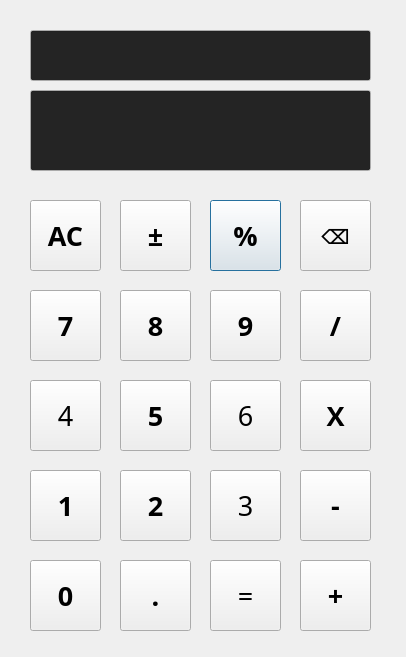
<?xml version="1.0" encoding="UTF-8"?>
<ui version="4.0">
 <class>Dialog</class>
 <widget class="QDialog" name="Dialog">
  <property name="geometry">
   <rect>
    <x>0</x>
    <y>0</y>
    <width>406</width>
    <height>657</height>
   </rect>
  </property>
  <property name="palette">
   <palette>
    <active>
     <colorrole role="Base">
      <brush brushstyle="SolidPattern">
       <color alpha="255">
        <red>119</red>
        <green>118</green>
        <blue>123</blue>
       </color>
      </brush>
     </colorrole>
    </active>
    <inactive>
     <colorrole role="Base">
      <brush brushstyle="SolidPattern">
       <color alpha="255">
        <red>36</red>
        <green>36</green>
        <blue>36</blue>
       </color>
      </brush>
     </colorrole>
    </inactive>
    <disabled>
     <colorrole role="Base">
      <brush brushstyle="SolidPattern">
       <color alpha="255">
        <red>50</red>
        <green>50</green>
        <blue>50</blue>
       </color>
      </brush>
     </colorrole>
    </disabled>
   </palette>
  </property>
  <property name="windowTitle">
   <string>Dialog</string>
  </property>
  <property name="styleSheet">
   <string notr="true">font: 700 20pt &quot;Ubuntu Mono&quot;;</string>
  </property>
  <widget class="QPushButton" name="pushButton_mod">
   <property name="geometry">
    <rect>
     <x>210</x>
     <y>200</y>
     <width>71</width>
     <height>71</height>
    </rect>
   </property>
   <property name="font">
    <font>
     <family>Ubuntu Sans</family>
     <pointsize>20</pointsize>
     <italic>false</italic>
     <bold>true</bold>
    </font>
   </property>
   <property name="styleSheet">
    <string notr="true">font: 600 20pt &quot;Ubuntu Sans&quot;;</string>
   </property>
   <property name="text">
    <string>%</string>
   </property>
  </widget>
  <widget class="QPushButton" name="pushButton_sign">
   <property name="geometry">
    <rect>
     <x>120</x>
     <y>200</y>
     <width>71</width>
     <height>71</height>
    </rect>
   </property>
   <property name="font">
    <font>
     <family>Ubuntu Sans</family>
     <pointsize>20</pointsize>
     <italic>false</italic>
     <bold>true</bold>
    </font>
   </property>
   <property name="styleSheet">
    <string notr="true">font: 600 20pt &quot;Ubuntu Sans&quot;;</string>
   </property>
   <property name="text">
    <string>±</string>
   </property>
  </widget>
  <widget class="QPushButton" name="pushButton_all_clear">
   <property name="geometry">
    <rect>
     <x>30</x>
     <y>200</y>
     <width>71</width>
     <height>71</height>
    </rect>
   </property>
   <property name="font">
    <font>
     <family>Ubuntu Sans</family>
     <pointsize>20</pointsize>
     <italic>false</italic>
     <bold>true</bold>
    </font>
   </property>
   <property name="styleSheet">
    <string notr="true">font: 600 20pt &quot;Ubuntu Sans&quot;;</string>
   </property>
   <property name="text">
    <string>AC</string>
   </property>
  </widget>
  <widget class="QPushButton" name="pushButton_9">
   <property name="geometry">
    <rect>
     <x>210</x>
     <y>290</y>
     <width>71</width>
     <height>71</height>
    </rect>
   </property>
   <property name="font">
    <font>
     <family>Ubuntu Mono</family>
     <pointsize>20</pointsize>
     <italic>false</italic>
     <bold>true</bold>
    </font>
   </property>
   <property name="text">
    <string>9</string>
   </property>
  </widget>
  <widget class="QPushButton" name="pushButton_7">
   <property name="geometry">
    <rect>
     <x>30</x>
     <y>290</y>
     <width>71</width>
     <height>71</height>
    </rect>
   </property>
   <property name="font">
    <font>
     <family>Ubuntu Sans</family>
     <pointsize>20</pointsize>
     <italic>false</italic>
     <bold>true</bold>
    </font>
   </property>
   <property name="styleSheet">
    <string notr="true">font: 600 20pt &quot;Ubuntu Sans&quot;;</string>
   </property>
   <property name="text">
    <string>7</string>
   </property>
  </widget>
  <widget class="QPushButton" name="pushButton_8">
   <property name="geometry">
    <rect>
     <x>120</x>
     <y>290</y>
     <width>71</width>
     <height>71</height>
    </rect>
   </property>
   <property name="font">
    <font>
     <family>Ubuntu Sans</family>
     <pointsize>20</pointsize>
     <italic>false</italic>
     <bold>true</bold>
    </font>
   </property>
   <property name="styleSheet">
    <string notr="true">font: 600 20pt &quot;Ubuntu Sans&quot;;</string>
   </property>
   <property name="text">
    <string>8</string>
   </property>
  </widget>
  <widget class="QPushButton" name="pushButton_div">
   <property name="geometry">
    <rect>
     <x>300</x>
     <y>290</y>
     <width>71</width>
     <height>71</height>
    </rect>
   </property>
   <property name="font">
    <font>
     <family>Ubuntu Sans</family>
     <pointsize>20</pointsize>
     <italic>false</italic>
     <bold>true</bold>
    </font>
   </property>
   <property name="styleSheet">
    <string notr="true">font: 600 20pt &quot;Ubuntu Sans&quot;;</string>
   </property>
   <property name="text">
    <string>/</string>
   </property>
  </widget>
  <widget class="QPushButton" name="pushButton_mul">
   <property name="geometry">
    <rect>
     <x>300</x>
     <y>380</y>
     <width>71</width>
     <height>71</height>
    </rect>
   </property>
   <property name="font">
    <font>
     <family>Ubuntu Sans</family>
     <pointsize>20</pointsize>
     <italic>false</italic>
     <bold>true</bold>
    </font>
   </property>
   <property name="styleSheet">
    <string notr="true">font: 600 20pt &quot;Ubuntu Sans&quot;;</string>
   </property>
   <property name="text">
    <string>X</string>
   </property>
  </widget>
  <widget class="QPushButton" name="pushButton_6">
   <property name="geometry">
    <rect>
     <x>210</x>
     <y>380</y>
     <width>71</width>
     <height>71</height>
    </rect>
   </property>
   <property name="font">
    <font>
     <family>Ubuntu Sans Mono</family>
     <pointsize>20</pointsize>
     <italic>false</italic>
     <bold>false</bold>
    </font>
   </property>
   <property name="styleSheet">
    <string notr="true">font: 500 20pt &quot;Ubuntu Sans Mono&quot;;</string>
   </property>
   <property name="text">
    <string>6</string>
   </property>
  </widget>
  <widget class="QPushButton" name="pushButton_plus">
   <property name="geometry">
    <rect>
     <x>300</x>
     <y>560</y>
     <width>71</width>
     <height>71</height>
    </rect>
   </property>
   <property name="font">
    <font>
     <family>Ubuntu Sans</family>
     <pointsize>20</pointsize>
     <italic>false</italic>
     <bold>true</bold>
    </font>
   </property>
   <property name="styleSheet">
    <string notr="true">font: 600 20pt &quot;Ubuntu Sans&quot;;</string>
   </property>
   <property name="text">
    <string>+</string>
   </property>
  </widget>
  <widget class="QPushButton" name="pushButton_4">
   <property name="geometry">
    <rect>
     <x>30</x>
     <y>380</y>
     <width>71</width>
     <height>71</height>
    </rect>
   </property>
   <property name="font">
    <font>
     <family>Ubuntu Sans Mono</family>
     <pointsize>20</pointsize>
     <italic>false</italic>
     <bold>false</bold>
    </font>
   </property>
   <property name="styleSheet">
    <string notr="true">font: 500 20pt &quot;Ubuntu Sans Mono&quot;;</string>
   </property>
   <property name="text">
    <string>4</string>
   </property>
  </widget>
  <widget class="QPushButton" name="pushButton_sub">
   <property name="geometry">
    <rect>
     <x>300</x>
     <y>470</y>
     <width>71</width>
     <height>71</height>
    </rect>
   </property>
   <property name="font">
    <font>
     <family>Ubuntu Sans</family>
     <pointsize>20</pointsize>
     <italic>false</italic>
     <bold>true</bold>
    </font>
   </property>
   <property name="styleSheet">
    <string notr="true">font: 600 20pt &quot;Ubuntu Sans&quot;;</string>
   </property>
   <property name="text">
    <string>-</string>
   </property>
  </widget>
  <widget class="QPushButton" name="pushButton_5">
   <property name="geometry">
    <rect>
     <x>120</x>
     <y>380</y>
     <width>71</width>
     <height>71</height>
    </rect>
   </property>
   <property name="font">
    <font>
     <family>Ubuntu Sans</family>
     <pointsize>20</pointsize>
     <italic>false</italic>
     <bold>true</bold>
    </font>
   </property>
   <property name="styleSheet">
    <string notr="true">font: 600 20pt &quot;Ubuntu Sans&quot;;</string>
   </property>
   <property name="text">
    <string>5</string>
   </property>
  </widget>
  <widget class="QPushButton" name="pushButton_1">
   <property name="geometry">
    <rect>
     <x>30</x>
     <y>470</y>
     <width>71</width>
     <height>71</height>
    </rect>
   </property>
   <property name="font">
    <font>
     <family>Ubuntu Sans</family>
     <pointsize>20</pointsize>
     <italic>false</italic>
     <bold>true</bold>
    </font>
   </property>
   <property name="styleSheet">
    <string notr="true">font: 600 20pt &quot;Ubuntu Sans&quot;;</string>
   </property>
   <property name="text">
    <string>1</string>
   </property>
  </widget>
  <widget class="QPushButton" name="pushButton_3">
   <property name="geometry">
    <rect>
     <x>210</x>
     <y>470</y>
     <width>71</width>
     <height>71</height>
    </rect>
   </property>
   <property name="font">
    <font>
     <family>Ubuntu Sans Mono</family>
     <pointsize>20</pointsize>
     <italic>false</italic>
     <bold>false</bold>
    </font>
   </property>
   <property name="styleSheet">
    <string notr="true">font: 500 20pt &quot;Ubuntu Sans Mono&quot;;</string>
   </property>
   <property name="text">
    <string>3</string>
   </property>
  </widget>
  <widget class="QPushButton" name="pushButton_2">
   <property name="geometry">
    <rect>
     <x>120</x>
     <y>470</y>
     <width>71</width>
     <height>71</height>
    </rect>
   </property>
   <property name="font">
    <font>
     <family>Ubuntu Sans</family>
     <pointsize>20</pointsize>
     <italic>false</italic>
     <bold>true</bold>
    </font>
   </property>
   <property name="styleSheet">
    <string notr="true">font: 600 20pt &quot;Ubuntu Sans&quot;;</string>
   </property>
   <property name="text">
    <string>2</string>
   </property>
  </widget>
  <widget class="QPushButton" name="pushButton_equal">
   <property name="geometry">
    <rect>
     <x>210</x>
     <y>560</y>
     <width>71</width>
     <height>71</height>
    </rect>
   </property>
   <property name="font">
    <font>
     <family>Ubuntu Sans Mono</family>
     <pointsize>20</pointsize>
     <italic>false</italic>
     <bold>false</bold>
    </font>
   </property>
   <property name="styleSheet">
    <string notr="true">font: 500 20pt &quot;Ubuntu Sans Mono&quot;;</string>
   </property>
   <property name="text">
    <string>=</string>
   </property>
  </widget>
  <widget class="QPushButton" name="pushButton_dot">
   <property name="geometry">
    <rect>
     <x>120</x>
     <y>560</y>
     <width>71</width>
     <height>71</height>
    </rect>
   </property>
   <property name="font">
    <font>
     <family>Ubuntu Sans</family>
     <pointsize>20</pointsize>
     <italic>false</italic>
     <bold>true</bold>
    </font>
   </property>
   <property name="styleSheet">
    <string notr="true">font: 600 20pt &quot;Ubuntu Sans&quot;;</string>
   </property>
   <property name="text">
    <string>.</string>
   </property>
  </widget>
  <widget class="QPushButton" name="pushButton_0">
   <property name="geometry">
    <rect>
     <x>30</x>
     <y>560</y>
     <width>71</width>
     <height>71</height>
    </rect>
   </property>
   <property name="font">
    <font>
     <family>Ubuntu Sans</family>
     <pointsize>20</pointsize>
     <italic>false</italic>
     <bold>true</bold>
    </font>
   </property>
   <property name="styleSheet">
    <string notr="true">font: 600 20pt &quot;Ubuntu Sans&quot;;</string>
   </property>
   <property name="text">
    <string>0</string>
   </property>
  </widget>
  <widget class="QPushButton" name="pushButton_clear">
   <property name="geometry">
    <rect>
     <x>300</x>
     <y>200</y>
     <width>71</width>
     <height>71</height>
    </rect>
   </property>
   <property name="font">
    <font>
     <family>Ubuntu Sans</family>
     <pointsize>15</pointsize>
     <italic>false</italic>
     <bold>true</bold>
    </font>
   </property>
   <property name="styleSheet">
    <string notr="true">font: 600 15pt &quot;Ubuntu Sans&quot;;</string>
   </property>
   <property name="text">
    <string>⌫</string>
   </property>
  </widget>
  <widget class="QLineEdit" name="lineEdit_curr">
   <property name="geometry">
    <rect>
     <x>30</x>
     <y>90</y>
     <width>341</width>
     <height>81</height>
    </rect>
   </property>
   <property name="palette">
    <palette>
     <active>
      <colorrole role="Base">
       <brush brushstyle="SolidPattern">
        <color alpha="255">
         <red>60</red>
         <green>60</green>
         <blue>60</blue>
        </color>
       </brush>
      </colorrole>
     </active>
     <inactive>
      <colorrole role="Base">
       <brush brushstyle="SolidPattern">
        <color alpha="255">
         <red>36</red>
         <green>36</green>
         <blue>36</blue>
        </color>
       </brush>
      </colorrole>
     </inactive>
     <disabled>
      <colorrole role="Base">
       <brush brushstyle="SolidPattern">
        <color alpha="255">
         <red>50</red>
         <green>50</green>
         <blue>50</blue>
        </color>
       </brush>
      </colorrole>
     </disabled>
    </palette>
   </property>
   <property name="font">
    <font>
     <family>Ubuntu Sans</family>
     <pointsize>30</pointsize>
     <italic>false</italic>
     <bold>true</bold>
    </font>
   </property>
   <property name="layoutDirection">
    <enum>Qt::LeftToRight</enum>
   </property>
   <property name="styleSheet">
    <string notr="true">font: 600 30pt &quot;Ubuntu Sans&quot;;</string>
   </property>
   <property name="text">
    <string/>
   </property>
   <property name="alignment">
    <set>Qt::AlignRight|Qt::AlignTrailing|Qt::AlignVCenter</set>
   </property>
   <property name="readOnly">
    <bool>true</bool>
   </property>
  </widget>
  <widget class="QLineEdit" name="lineEdit_prev">
   <property name="geometry">
    <rect>
     <x>30</x>
     <y>30</y>
     <width>341</width>
     <height>51</height>
    </rect>
   </property>
   <property name="palette">
    <palette>
     <active>
      <colorrole role="Base">
       <brush brushstyle="SolidPattern">
        <color alpha="255">
         <red>60</red>
         <green>60</green>
         <blue>60</blue>
        </color>
       </brush>
      </colorrole>
     </active>
     <inactive>
      <colorrole role="Base">
       <brush brushstyle="SolidPattern">
        <color alpha="255">
         <red>36</red>
         <green>36</green>
         <blue>36</blue>
        </color>
       </brush>
      </colorrole>
     </inactive>
     <disabled>
      <colorrole role="Base">
       <brush brushstyle="SolidPattern">
        <color alpha="255">
         <red>50</red>
         <green>50</green>
         <blue>50</blue>
        </color>
       </brush>
      </colorrole>
     </disabled>
    </palette>
   </property>
   <property name="layoutDirection">
    <enum>Qt::RightToLeft</enum>
   </property>
   <property name="styleSheet">
    <string notr="true">font: 600 20pt &quot;Ubuntu Sans&quot;;</string>
   </property>
   <property name="text">
    <string/>
   </property>
   <property name="alignment">
    <set>Qt::AlignRight|Qt::AlignTrailing|Qt::AlignVCenter</set>
   </property>
   <property name="readOnly">
    <bool>true</bool>
   </property>
  </widget>
 </widget>
 <resources/>
 <connections/>
</ui>
